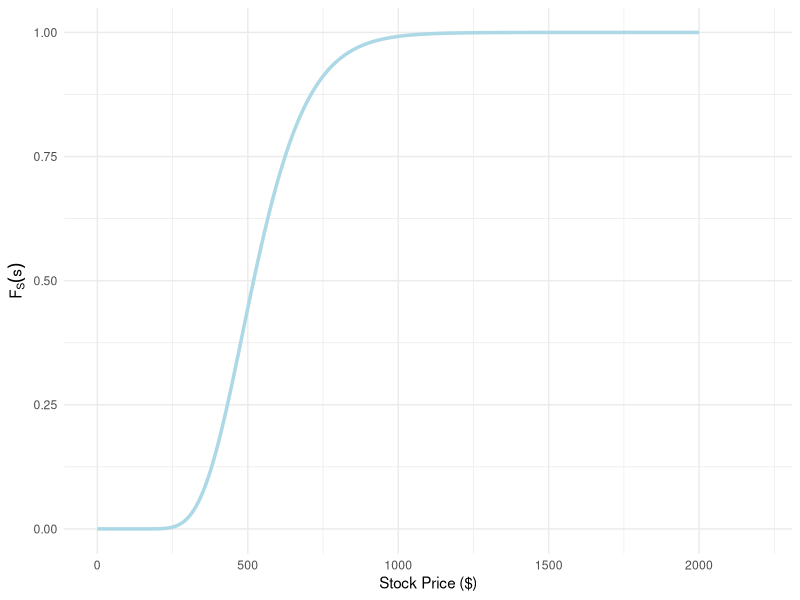

This chart was generated by the following R code:
# Load necessary libraries
library(ggplot2)

# Define parameters
mu <- 0.2586        # Drift
sigma <- 0.272      # Volatility
S_0 <- 416.06       # Initial value

# Create a sequence of x values for the CDF
x <- seq(0.01, 2000, length.out = 1000)  # Start from 0.01 to avoid log(0)

# Calculate the CDF of GBM for t = 1 year
t <- 1  # Time in years
cdf_gbm_t1 <- pnorm(log(x / S_0), mean = (mu - 0.5 * sigma^2) * t, sd = sigma * sqrt(t))

# Create a data frame for ggplot for t = 1
cdf_data_t1 <- data.frame(x = x, cdf = cdf_gbm_t1)

# Plot the CDF for t = 1 using ggplot2
ggplot(cdf_data_t1, aes(x = x, y = cdf)) +
  geom_line(color = "lightblue", size = 1.2) +
  labs(x = "Stock Price ($)",
       y = expression(F[S](s))) +
  theme_minimal() +
  xlim(0, max(x) * 1.1) +  # Extend x-axis limit by 10%
  ylim(0, 1) +  # CDF should be between 0 and 1
  theme(plot.title = element_text(hjust = 0.5))

